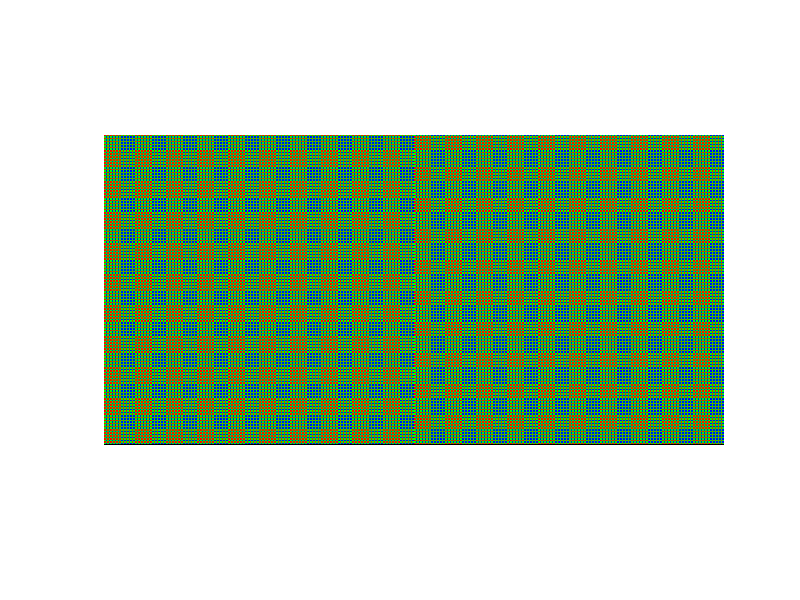

Write the MATLAB code that produced this figure.
%create a RGB matrix with smallest repeatable block white/black
% Define the image size
img_width = 1280;
img_height = 720;

%smallest repeatable block white
white = zeros(4,4,3);
%1st row
white(1,1,1) = 255; %R
white(1,2,2) = 255; %G
white(1,3,1) = 255; %R
white(1,4,2) = 255; %G
% for i=1:3
%     white(1,4,i) = 255; %G
% end


%2nd row
white(2,1,2) = 255; %G
white(2,2,3) = 255; %B
white(2,3,2) = 255; %G
% for i=1:3
%     white(2,3,i) = 255; %G
% end
white(2,4,3) = 255; %B
    


%3rd row is same as 1st row
white(3,:,:) = white(1,:,:);

%4th row is same as 2nd row
white(4,:,:) = white(2,:,:);

white_expanded = repmat(white, 50, 50);
%imshow(white_expanded);

%smallest repeatable block black
black = zeros(4,4,3);

%1st row
black(1,1,2) = 255; %G
black(1,2,3) = 255; %B
black(1,3,2) = 255; %G
black(1,4,3) = 255; %b

%2nd row
black(2,1,1) = 255; %R
black(2,2,2) = 255; %G
black(2,3,1) = 255; %R
black(2,4,2) = 255; %G

%3rd row
black(3,1,2) = 255; %G
black(3,2,3) = 255; %B
black(3,3,2) = 255; %G
black(3,4,3) = 255; %B

%4th row
black(4,1,1) = 255; %R
black(4,2,2) = 255; %G
black(4,3,1) = 255; %R
black(4,4,2) = 255; %G

black_expanded = repmat(black, 50, 50);

white_and_black = horzcat(white_expanded,black_expanded);
imshow(white_and_black);